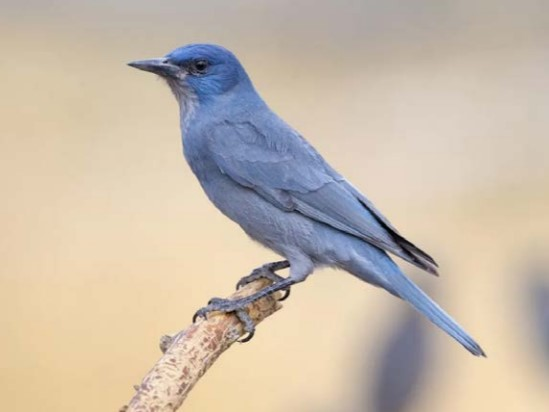
#> input picture img/bird.jpg, 549 x 412 px, found by its file name
$ python 22-3.py
#> lines starting #> are read from the running program, lines starting #| are printed output that depends on the picture
import cv2
import numpy as np
from matplotlib import pyplot as plt

img = cv2.imread('img/bird.jpg')
#> img is the input picture: shape (412, 549, 3); mean B, G, R 171.7, 187.1, 200.1
hsv = cv2.cvtColor(img,cv2.COLOR_BGR2HSV)
#> hsv: shape (412, 549, 3); mean H, S, V 33.3, 52.1, 207.1
hist = cv2.calcHist([hsv], [0, 1], None, [180, 256], [0, 180, 0, 256])
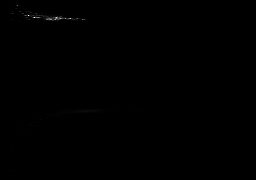
#> hist: shape (180, 256) float32; min 0, max 4512, mean 4.9; drawn with min black and max white
#nnumpy方法
# hist, xbins, ybins = np.histogram2d(h.ravel(),s.ravel(),[180,256],[[0,180],[0,256]])
plt.imshow(hist,interpolation = 'nearest')
plt.show()
